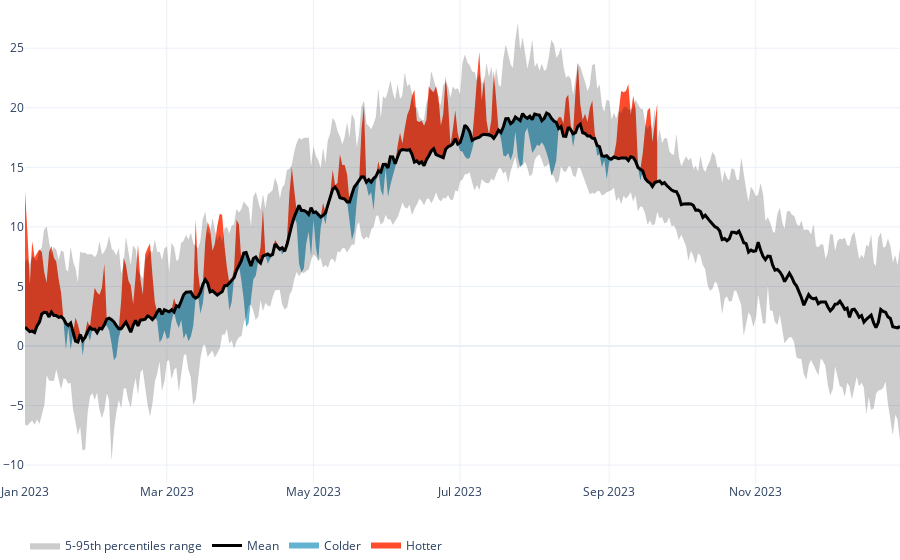

The code cell stored with this chart in its notebook:
### Code cell
fig = make_subplots()

mask = daily['temperature_2m_mean'] > daily['temperature_2m_mean_clima']

daily['temp_above'] = np.where(
    mask, daily['temperature_2m_mean'], daily['temperature_2m_mean_clima'])
daily['temp_below'] = np.where(
    mask,  daily['temperature_2m_mean_clima'], daily['temperature_2m_mean'])

fig.add_trace(
    go.Scatter(
        x=daily['time'],
        y=daily['temperature_2m_mean_clima'],
        mode='lines',
        line=dict(width=.01),
        showlegend=False),
)
fig.add_trace(
    go.Scatter(x=daily['time'],
               y=daily['temp_above'],
               fill='tonexty',
               name='Hotter',
               fillcolor='rgba(255, 76, 45, 1)',
               mode='none')
)
fig.add_trace(
    go.Scatter(
        x=daily['time'],
        y=daily['temperature_2m_mean_clima'],
        mode='lines',
        line=dict(width=.01),
        showlegend=False),
)
fig.add_trace(
    go.Scatter(x=daily['time'],
               y=daily['temp_below'],
               fill='tonexty',
               name='Colder',
               fillcolor='rgba(99, 178, 207, 1)',
               mode='none')
)

fig.add_trace(
    go.Scatter(
        x=daily.dummy_date,
        y=daily['temperature_2m_mean_clima'],
        mode='lines',
        name='Mean',
        line=dict(width=3, color='black'),
        showlegend=True),
)


fig.add_trace(
    go.Scatter(
        x=daily.dummy_date,
        y=daily['q05'],
        mode='lines',
        name='5th Percentile',
        line=dict(width=.1, color='gray'),
        showlegend=False,),
)

fig.add_trace(
    go.Scatter(
        x=daily.dummy_date,
        y=daily['q95'],
        mode='lines',
        name='5-95th percentiles range',
        line=dict(width=.1, color='gray'),
        fillcolor='rgba(0, 0, 0, 0.2)',
        showlegend=True,
        fill='tonexty'),
)


fig.update_layout(
    margin={"r": 0.1, "t": 0.1, "l": 0.1, "b": 0.1},
    template='plotly_white',
    barmode='stack',
    legend=dict(orientation='h'),
    yaxis=dict(showgrid=True),
)

### Figure 1 — Plotly figure (JSON) as saved in the notebook; plotly's stock layout.template omitted (floating-point values rounded to 4 significant figures; data arrays with more than 128 entries replaced by an {"elided": "..."} marker saying what was removed)
{"data": [{"line": {"width": 0.01}, "mode": "lines", "showlegend": false, "type": "scatter", "x": {"elided": "365 str values"}, "y": {"elided": "365 float values"}}, {"fill": "tonexty", "fillcolor": "rgba(255, 76, 45, 1)", "mode": "none", "name": "Hotter", "type": "scatter", "x": {"elided": "365 str values"}, "y": {"elided": "365 float values"}}, {"line": {"width": 0.01}, "mode": "lines", "showlegend": false, "type": "scatter", "x": {"elided": "365 str values"}, "y": {"elided": "365 float values"}}, {"fill": "tonexty", "fillcolor": "rgba(99, 178, 207, 1)", "mode": "none", "name": "Colder", "type": "scatter", "x": {"elided": "365 str values"}, "y": {"elided": "365 float values"}}, {"line": {"color": "black", "width": 3}, "mode": "lines", "name": "Mean", "showlegend": true, "type": "scatter", "x": {"elided": "365 str values"}, "y": {"elided": "365 float values"}}, {"line": {"color": "gray", "width": 0.1}, "mode": "lines", "name": "5th Percentile", "showlegend": false, "type": "scatter", "x": {"elided": "365 str values"}, "y": {"elided": "365 float values"}}, {"fill": "tonexty", "fillcolor": "rgba(0, 0, 0, 0.2)", "line": {"color": "gray", "width": 0.1}, "mode": "lines", "name": "5-95th percentiles range", "showlegend": true, "type": "scatter", "x": {"elided": "365 str values"}, "y": {"elided": "365 float values"}}], "layout": {"barmode": "stack", "legend": {"orientation": "h"}, "margin": {"b": 0.1, "l": 0.1, "r": 0.1, "t": 0.1}, "xaxis": {"anchor": "y", "domain": [0, 1]}, "yaxis": {"anchor": "x", "domain": [0, 1], "showgrid": true}}}
